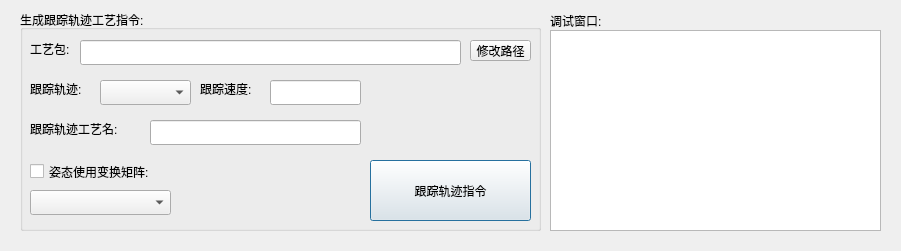
<?xml version="1.0" encoding="UTF-8"?>
<ui version="4.0">
 <class>keytraceDlg</class>
 <widget class="QDialog" name="keytraceDlg">
  <property name="geometry">
   <rect>
    <x>0</x>
    <y>0</y>
    <width>901</width>
    <height>251</height>
   </rect>
  </property>
  <property name="windowTitle">
   <string>Dialog</string>
  </property>
  <widget class="QGroupBox" name="groupBox_6">
   <property name="geometry">
    <rect>
     <x>20</x>
     <y>10</y>
     <width>521</width>
     <height>221</height>
    </rect>
   </property>
   <property name="title">
    <string>生成跟踪轨迹工艺指令:</string>
   </property>
   <widget class="QLabel" name="label_6">
    <property name="geometry">
     <rect>
      <x>10</x>
      <y>70</y>
      <width>71</width>
      <height>17</height>
     </rect>
    </property>
    <property name="text">
     <string>跟踪轨迹:</string>
    </property>
   </widget>
   <widget class="QComboBox" name="tracetrackcombo">
    <property name="geometry">
     <rect>
      <x>80</x>
      <y>70</y>
      <width>91</width>
      <height>25</height>
     </rect>
    </property>
   </widget>
   <widget class="QPushButton" name="tracecmdaddBtn">
    <property name="geometry">
     <rect>
      <x>350</x>
      <y>150</y>
      <width>161</width>
      <height>61</height>
     </rect>
    </property>
    <property name="text">
     <string>跟踪轨迹指令</string>
    </property>
   </widget>
   <widget class="QLabel" name="label_10">
    <property name="geometry">
     <rect>
      <x>180</x>
      <y>70</y>
      <width>71</width>
      <height>17</height>
     </rect>
    </property>
    <property name="text">
     <string>跟踪速度:</string>
    </property>
   </widget>
   <widget class="QLineEdit" name="tracespeed">
    <property name="geometry">
     <rect>
      <x>250</x>
      <y>70</y>
      <width>91</width>
      <height>25</height>
     </rect>
    </property>
   </widget>
   <widget class="QLabel" name="label_18">
    <property name="geometry">
     <rect>
      <x>10</x>
      <y>30</y>
      <width>51</width>
      <height>17</height>
     </rect>
    </property>
    <property name="text">
     <string>工艺包:</string>
    </property>
   </widget>
   <widget class="QLineEdit" name="tracefilepath">
    <property name="geometry">
     <rect>
      <x>60</x>
      <y>30</y>
      <width>381</width>
      <height>25</height>
     </rect>
    </property>
   </widget>
   <widget class="QPushButton" name="tracefilepathBtn">
    <property name="geometry">
     <rect>
      <x>450</x>
      <y>30</y>
      <width>61</width>
      <height>21</height>
     </rect>
    </property>
    <property name="text">
     <string>修改路径</string>
    </property>
   </widget>
   <widget class="QLabel" name="label_31">
    <property name="geometry">
     <rect>
      <x>10</x>
      <y>110</y>
      <width>111</width>
      <height>17</height>
     </rect>
    </property>
    <property name="text">
     <string>跟踪轨迹工艺名:</string>
    </property>
   </widget>
   <widget class="QLineEdit" name="tracefilename">
    <property name="geometry">
     <rect>
      <x>130</x>
      <y>110</y>
      <width>211</width>
      <height>25</height>
     </rect>
    </property>
   </widget>
   <widget class="QCheckBox" name="tracechangecheckBox">
    <property name="geometry">
     <rect>
      <x>10</x>
      <y>150</y>
      <width>151</width>
      <height>23</height>
     </rect>
    </property>
    <property name="text">
     <string>姿态使用变换矩阵:</string>
    </property>
   </widget>
   <widget class="QComboBox" name="tracechangecombo">
    <property name="geometry">
     <rect>
      <x>10</x>
      <y>180</y>
      <width>141</width>
      <height>25</height>
     </rect>
    </property>
   </widget>
  </widget>
  <widget class="QLabel" name="label">
   <property name="geometry">
    <rect>
     <x>550</x>
     <y>12</y>
     <width>67</width>
     <height>17</height>
    </rect>
   </property>
   <property name="text">
    <string>调试窗口:</string>
   </property>
  </widget>
  <widget class="QTextBrowser" name="record">
   <property name="geometry">
    <rect>
     <x>550</x>
     <y>30</y>
     <width>331</width>
     <height>201</height>
    </rect>
   </property>
  </widget>
 </widget>
 <resources/>
 <connections/>
</ui>
